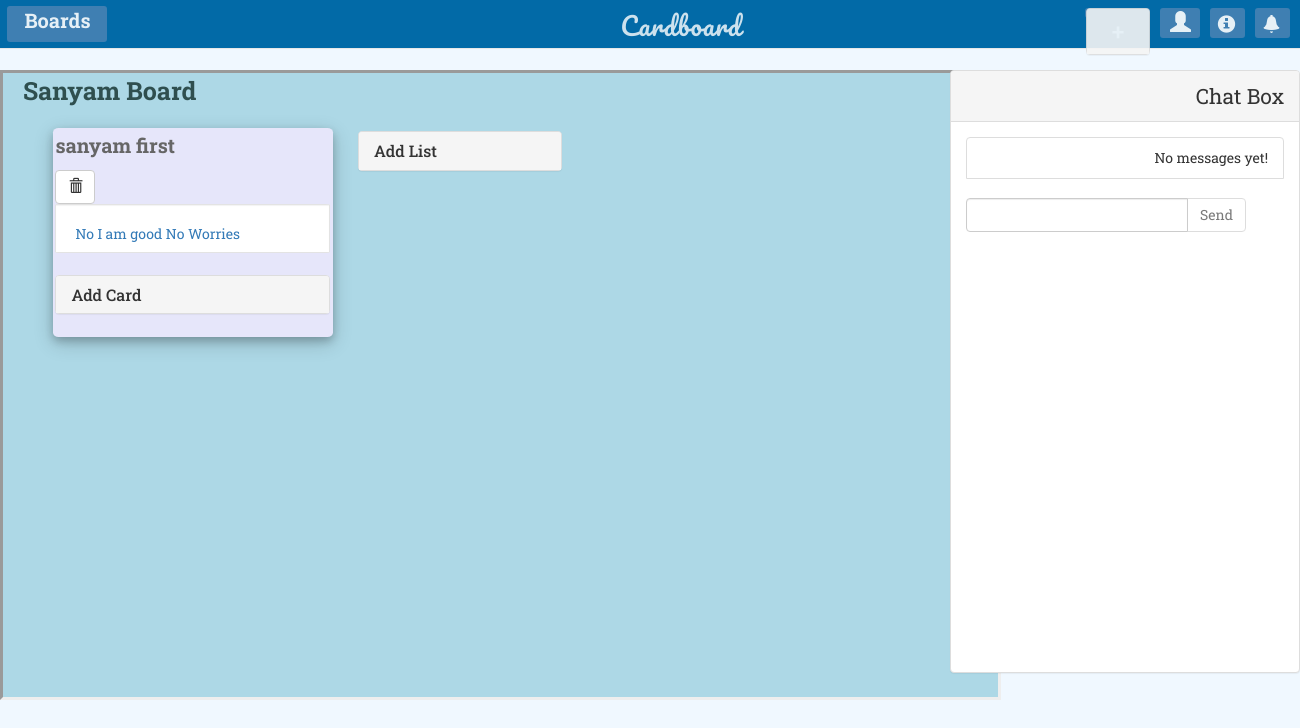
Page /boards/b/DwsuGdbDqu/ (signed in) on the committed database.
### Boards/models.py (models this page shows, shortened)
class Boards(models.Model):
    uuid = models.CharField(max_length=50)
    title = models.CharField(max_length=100)
    listInsideProjects = models.ManyToManyField(ListofCards, related_name='listinside')

class ListofCards(models.Model):
    title = models.CharField(max_length=100)
    key = models.CharField(max_length=100)
    listofcards = models.ManyToManyField(Card_id, related_name='listcards')

### Cards/models.py (models this page shows, shortened)
class Cards_title(models.Model):
    c_key = models.ForeignKey(Card_id, on_delete=models.CASCADE)
    name = models.CharField(max_length=100)

### Boards/views.py (the view, shortened to what this page needs)
# urls.py: url(r'^b/(?P<idd>[\w\-]+)/$', views.list_add, name='list-add'),
def list_add(request, idd):
    if request.user.is_authenticated():
        b = Boards.objects.get(uuid=idd)
        ll = b.listInsideProjects.all()
        names = Cards_title.objects.all()
        cards = Cards.objects.all()
        return render(request, 'Boards/addlist.html', {'obj': ll,  'board_id': idd, 'names':names, 'cards':cards ,'board': b })
    else:
        redirect('Home:login')

### Boards/Templates/Boards/addlist.html (shortened to what this page needs)
{% extends 'Cards/base.html' %}
{% block body %}
    <div style="position:absolute; width:100%; height: 100%; background-color: aliceblue; ">
{% load staticfiles %}
    <link rel="stylesheet" type="text/css" href="{% static 'Boards/liststyle.css' %}">
    <link rel="stylesheet" type="text/css" href="{% static 'Cards/cards.css' %}">
    <link rel="stylesheet" type="text/css" href="{% static 'Cards/sticky.css' %}">
    {% include 'Cards/navigation.html' %}
    <div class="big-box" style="height:630px; width: 77%; overflow-x: scroll; overflow-y:scroll; background-color: lightblue;  border-style: inset;">
    <p style="margin-left: 2%; font-size: 25px; color: darkslategray; "><strong>{{ board.title }}</strong></p>
        <ul style="white-space: nowrap;">
        {% for q in obj %}
        <div class="cardboard">
        <p class="list_title">
            <b>{{ q.title }}</b>
        </p>
        <form action="{% url 'boards:delete_list' q.pk %}" method="post" style="display: inline;">
                <button class="btn btn-default" title="Delete Card"><span class="glyphicon glyphicon-trash"></span></button>
            </form>
        {% for p in q.listofcards.all %}
                {% for x in cards %}
                    {% if x.key == p.key %}
                <a href="#popUpWindow{{ x.pk }}" name="check_user" data-toggle="modal" style="text-decoration: none;">
                <div class="well">
                {% for z in names %}
                    {% if z.c_key == p %}
                        {{ z.name }}
                    {% endif %}
                {% endfor %}
                </div>
                </a>
                    {% endif %}
                    {% endfor %}
            {% endfor %}
        <br>
        <div class="panel-group">
        <div class="panel panel-default">
        <div class="panel-heading">
        <h4 class="panel-title">
        <a data-toggle="collapse" href="#collapse{{ q.id }}" style="text-decoration: none;">Add Card</a>
        </h4>
        </div>
            </div>
        </div>
        </div>
        {% endfor %}
    <div class="panel-group" style="display: inline-block; width: 15em; margin: 1%; padding: 0.3%;">
        <div class="panel panel-default">
        <div class="panel-heading">
        <h4 class="panel-title">
        <a data-toggle="collapse" href="#collapse1" style="text-decoration: none;">Add List</a>
        </h4>
        </div>
        </div>
        </div>
</ul>
        </div>
        {% include 'alpha/home.html' %}
</div>
{% endblock %}

### Home/static/Home/navbar.css (style rules this page uses)
body { font-family: 'Roboto Slab', serif; }

### Boards/static/Boards/liststyle.css (style rules this page uses)
.cardboard { display: inline-block; width: 20em; height: auto; border-radius: 2%; background-color: #E6E6FA; margin: 1%; z-index: -50; padding: 0.3%; box-shadow: 0 4px 8px 0 rgba(0, 0, 0, 0.2), 0 6px 20px 0 rgba(0, 0, 0, 0.19); white-space:nowrap; vertical-align: top; }
.list_title { color: #666666; font-size: 20px; }
.well { height: 3.5em; background-color: white; margin-bottom: 2px; border-radius: 2%; box-shadow: #666666; text-align: left; }

### Cards/static/Cards/sticky.css (style rules this page uses)
ul,li { list-style:none; }

### rows in the picture
Boards: title "Sanyam Board"
ListofCards: title "sanyam first"
Cards_title: name "No I am good No Worries"
